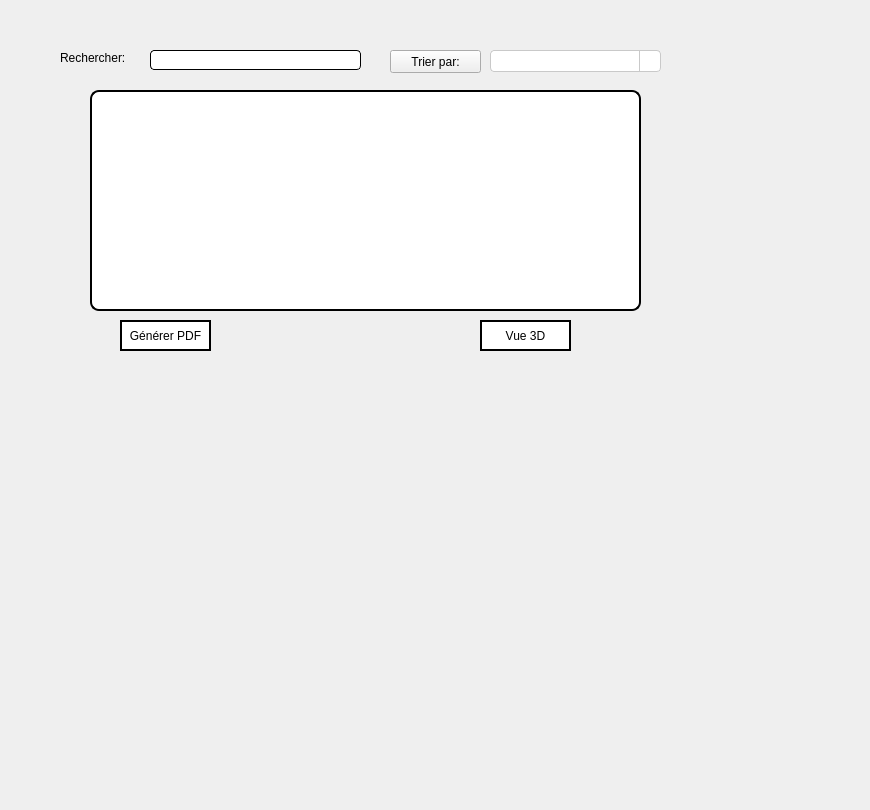
      <widget class="QWidget" name="tab_145">
       <attribute name="title">
        <string>Afficher les Ambulances</string>
       </attribute>
       <widget class="QLineEdit" name="A_recherche_6">
        <property name="geometry">
         <rect>
          <x>150</x>
          <y>50</y>
          <width>211</width>
          <height>20</height>
         </rect>
        </property>
        <property name="styleSheet">
         <string notr="true">QLineEdit {
background-color: #ffffff;
border: 1px solid #000000;
border-radius: 4px;
padding: 4px;
}

QLineEdit:hover {
border-color: #1e90ff;
}

QLineEdit:focus {
border-color: #1e90ff;
}</string>
        </property>
       </widget>
       <widget class="QPushButton" name="trierf_6">
        <property name="geometry">
         <rect>
          <x>390</x>
          <y>50</y>
          <width>91</width>
          <height>23</height>
         </rect>
        </property>
        <property name="styleSheet">
         <string notr="true">font: 87 8pt &quot;Segoe UI Black&quot;;</string>
        </property>
        <property name="text">
         <string>Trier par:</string>
        </property>
       </widget>
       <widget class="QTableView" name="tableView_15">
        <property name="geometry">
         <rect>
          <x>90</x>
          <y>90</y>
          <width>551</width>
          <height>221</height>
         </rect>
        </property>
        <property name="styleSheet">
         <string notr="true">
QTableView {
background-color: #ffffff;
border: 2px solid #000000;
border-radius: 9px;
selection-background-color: #1e90ff;
selection-color: #ffffff;
}

QHeaderView::section {
background-color: #f0f0f0;
border: 9px solid #000000;
border-radius: 4px;
padding: 4px;
}</string>
        </property>
       </widget>
       <widget class="QComboBox" name="A_comboBox_6">
        <property name="geometry">
         <rect>
          <x>490</x>
          <y>50</y>
          <width>171</width>
          <height>22</height>
         </rect>
        </property>
        <property name="styleSheet">
         <string notr="true">QComboBox {
background-color: #ffffff;
border: 1px solid #c9c9c9;
border-radius: 4px;
padding: 4px;
min-width: 6em;
}

QComboBox::drop-down {
subcontrol-origin: padding;
subcontrol-position: top right;
width: 20px;
border-left-width: 1px;
border-left-color: #c9c9c9;
border-left-style: solid;
border-top-right-radius: 4px;
border-bottom-right-radius: 4px;
}

QComboBox::down-arrow {
image: url(:/down_arrow.png);
}

QComboBox:hover {
border-color: #1e90ff;
}

QComboBox:focus {
border-color: #1e90ff;
}</string>
        </property>
       </widget>
       <widget class="QLabel" name="label_193">
        <property name="geometry">
         <rect>
          <x>60</x>
          <y>50</y>
          <width>81</width>
          <height>16</height>
         </rect>
        </property>
        <property name="styleSheet">
         <string notr="true">font: 87 8pt &quot;Segoe UI Black&quot;;</string>
        </property>
        <property name="text">
         <string>Rechercher:</string>
        </property>
       </widget>
       <widget class="QLabel" name="label_201">
        <property name="geometry">
         <rect>
          <x>-20</x>
          <y>-230</y>
          <width>861</width>
          <height>801</height>
         </rect>
        </property>
        <property name="text">
         <string/>
        </property>
        <property name="pixmap">
         <pixmap resource="fond.qrc">:/Plan de travail 1@3x.png</pixmap>
        </property>
       </widget>
       <widget class="QPushButton" name="historiquef_7">
        <property name="geometry">
         <rect>
          <x>480</x>
          <y>320</y>
          <width>91</width>
          <height>31</height>
         </rect>
        </property>
        <property name="styleSheet">
         <string notr="true">QPushButton {
border: 2px solid black;
font: 87 7pt &quot;Segoe UI Black&quot;;
	background-color: rgb(255, 255, 255);

}</string>
        </property>
        <property name="text">
         <string>Vue 3D</string>
        </property>
       </widget>
       <widget class="QPushButton" name="generer_pdf_6">
        <property name="geometry">
         <rect>
          <x>120</x>
          <y>320</y>
          <width>91</width>
          <height>31</height>
         </rect>
        </property>
        <property name="styleSheet">
         <string notr="true">QPushButton {
border: 2px solid black;
font: 87 7pt &quot;Segoe UI Black&quot;;
	background-color: rgb(255, 255, 255);

}</string>
        </property>
        <property name="text">
         <string>Générer PDF</string>
        </property>
       </widget>
       <zorder>label_201</zorder>
       <zorder>A_recherche_6</zorder>
       <zorder>trierf_6</zorder>
       <zorder>tableView_15</zorder>
       <zorder>A_comboBox_6</zorder>
       <zorder>label_193</zorder>
       <zorder>historiquef_7</zorder>
       <zorder>generer_pdf_6</zorder>
      </widget>
